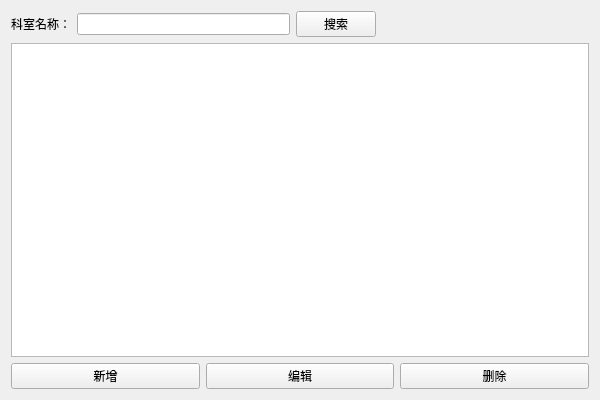
<?xml version="1.0" encoding="UTF-8"?>
<ui version="4.0">
 <class>DepartmentView</class>
 <widget class="QWidget" name="DepartmentView">
  <property name="geometry">
   <rect>
    <x>0</x>
    <y>0</y>
    <width>600</width>
    <height>400</height>
   </rect>
  </property>
  <property name="windowTitle">
   <string>科室管理</string>
  </property>
  <layout class="QVBoxLayout" name="verticalLayout">
   <item>
    <layout class="QHBoxLayout" name="horizontalLayout">
     <item>
      <widget class="QLabel" name="label">
       <property name="text">
        <string>科室名称：</string>
       </property>
      </widget>
     </item>
     <item>
      <widget class="QLineEdit" name="txtSearch"/>
     </item>
     <item>
      <widget class="QPushButton" name="btSearch">
       <property name="text">
        <string>搜索</string>
       </property>
       <property name="icon">
        <iconset resource="lab4.qrc">
         <normaloff>:/img/search.png</normaloff>:/img/search.png</iconset>
       </property>
      </widget>
     </item>
     <item>
      <spacer name="horizontalSpacer">
       <property name="orientation">
        <enum>Qt::Horizontal</enum>
       </property>
       <property name="sizeHint" stdset="0">
        <size>
         <width>40</width>
         <height>20</height>
        </size>
       </property>
      </spacer>
     </item>
    </layout>
   </item>
   <item>
    <widget class="QTableView" name="tableView"/>
   </item>
   <item>
    <layout class="QHBoxLayout" name="horizontalLayout_2">
     <item>
      <widget class="QPushButton" name="btAdd">
       <property name="text">
        <string>新增</string>
       </property>
       <property name="icon">
        <iconset resource="lab4.qrc">
         <normaloff>:/img/add.png</normaloff>:/img/add.png</iconset>
       </property>
      </widget>
     </item>
     <item>
      <widget class="QPushButton" name="btEdit">
       <property name="text">
        <string>编辑</string>
       </property>
       <property name="icon">
        <iconset resource="lab4.qrc">
         <normaloff>:/img/edit.png</normaloff>:/img/edit.png</iconset>
       </property>
      </widget>
     </item>
     <item>
      <widget class="QPushButton" name="btDelete">
       <property name="text">
        <string>删除</string>
       </property>
       <property name="icon">
        <iconset resource="lab4.qrc">
         <normaloff>:/img/delete.png</normaloff>:/img/delete.png</iconset>
       </property>
      </widget>
     </item>
    </layout>
   </item>
  </layout>
 </widget>
 <resources/>
 <connections/>
</ui>
